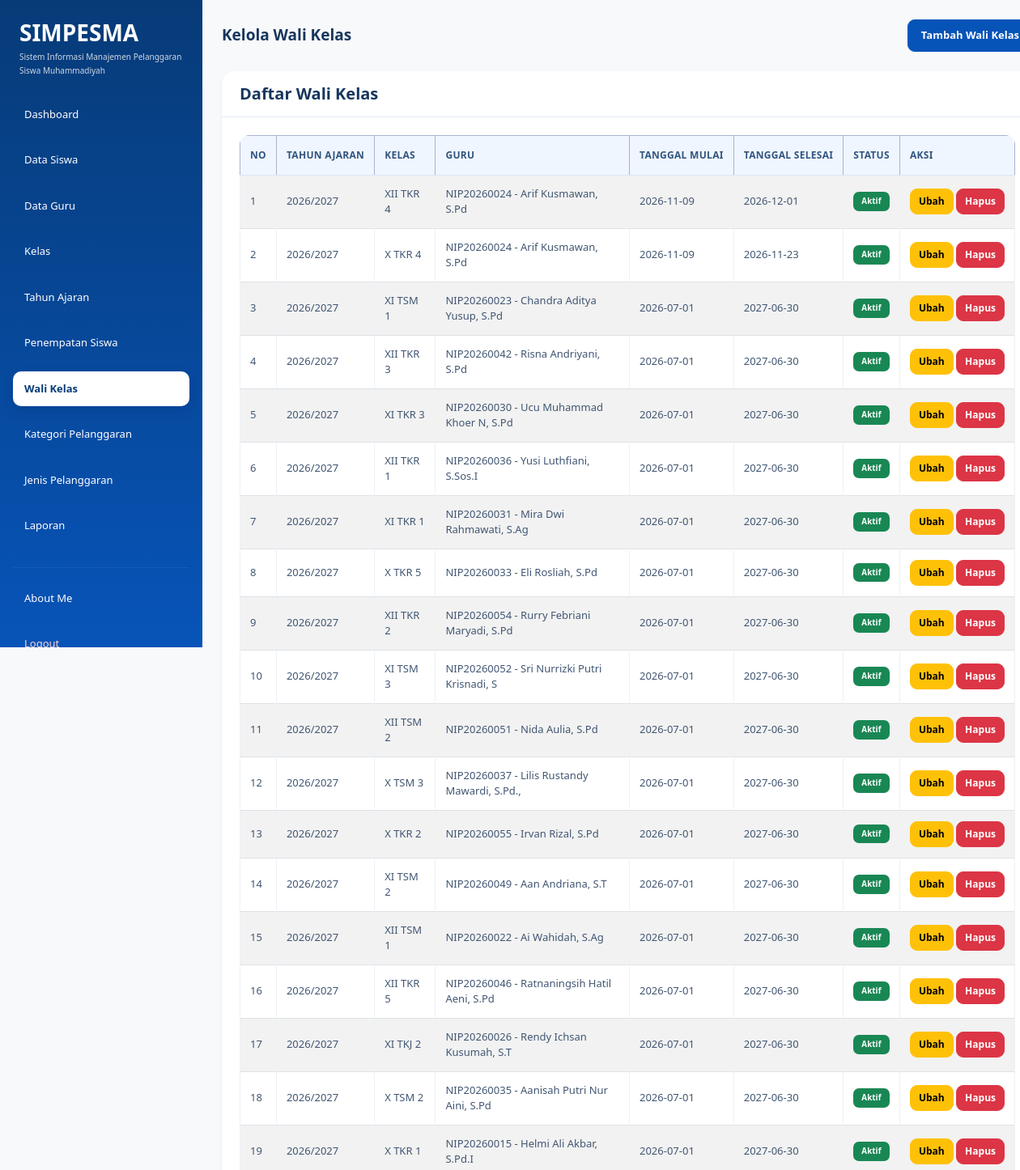
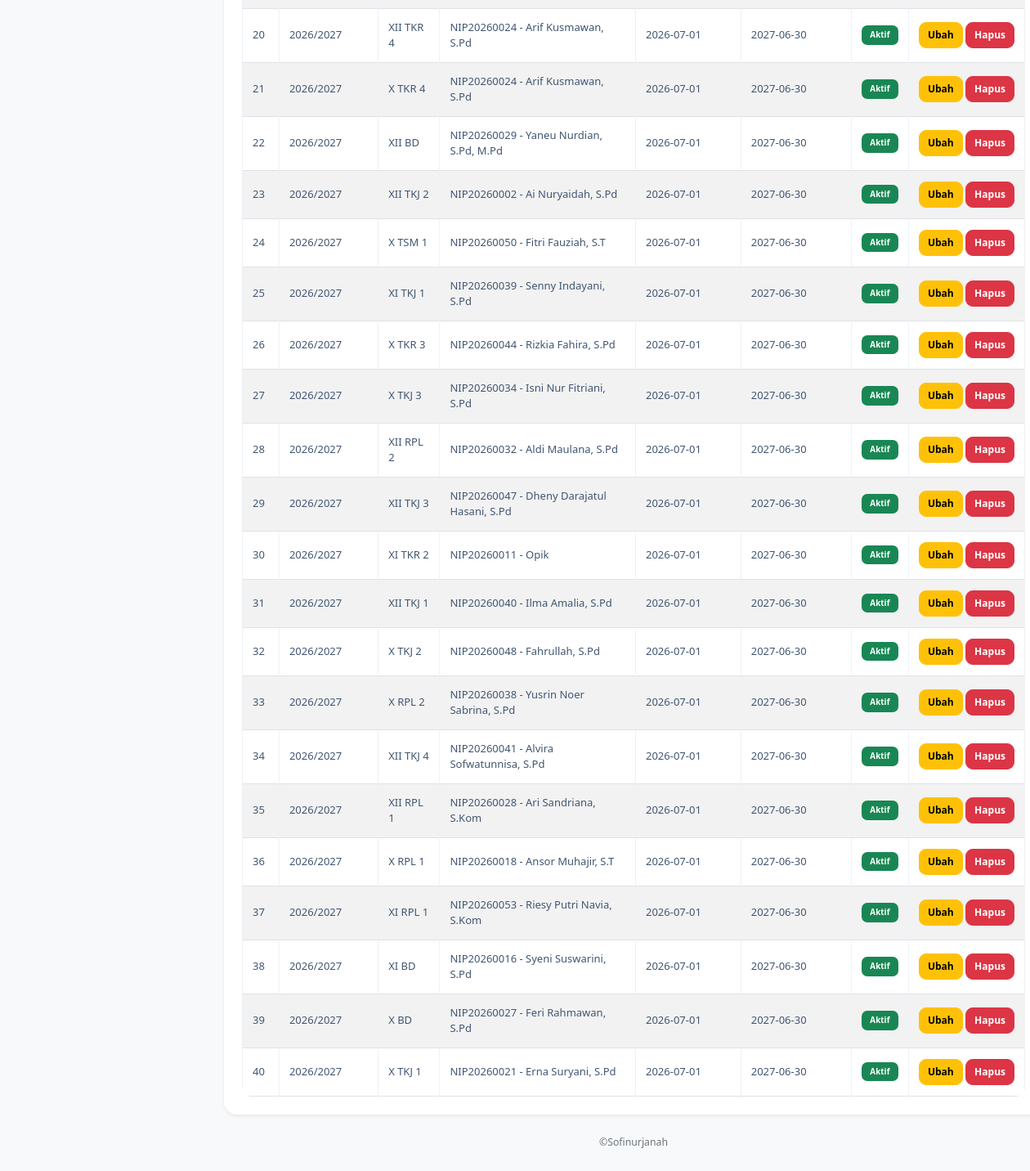
/wali_kelas.php (signed in), run on an earlier commit of the app's database (2 pictures, top to bottom).
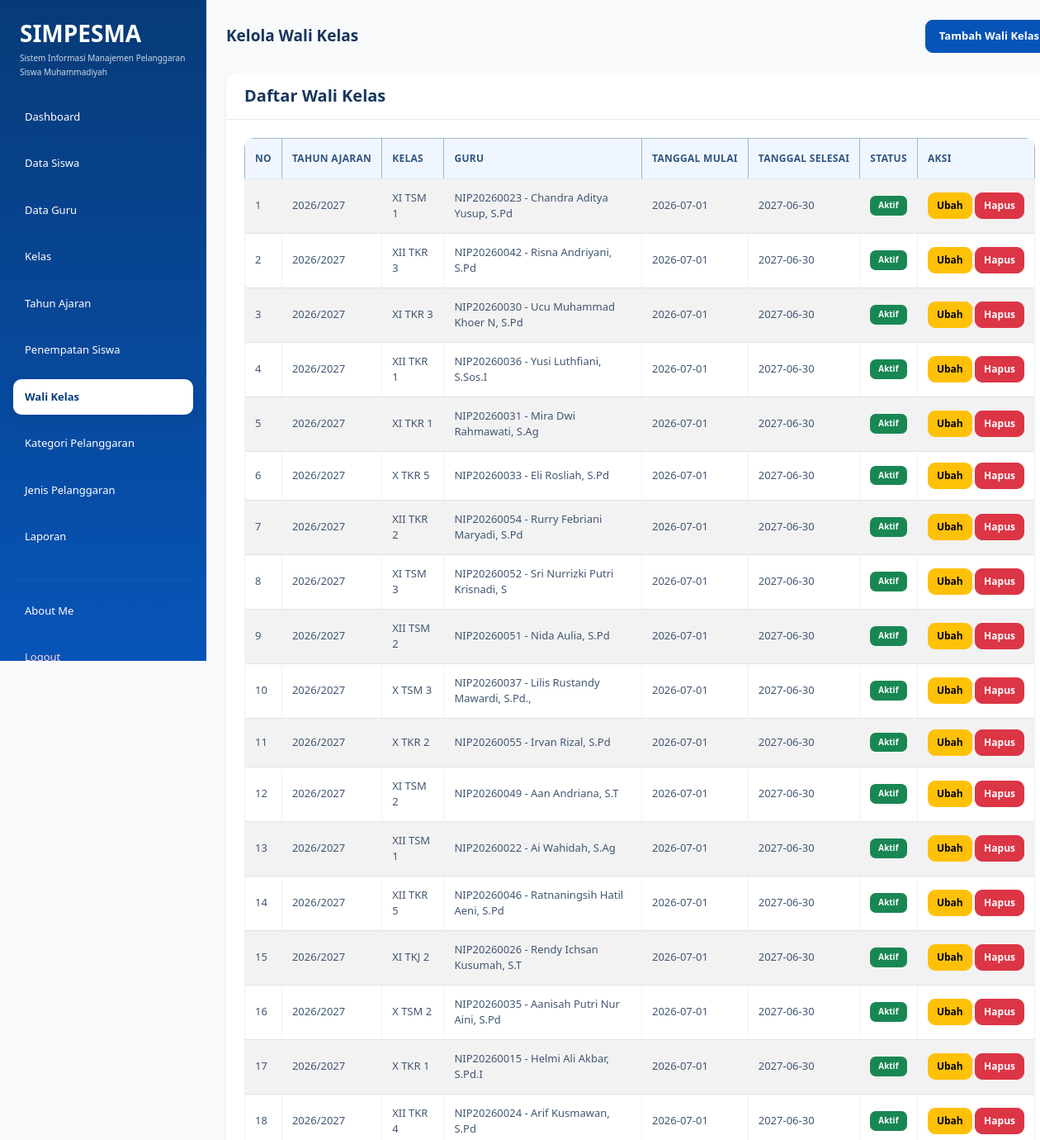
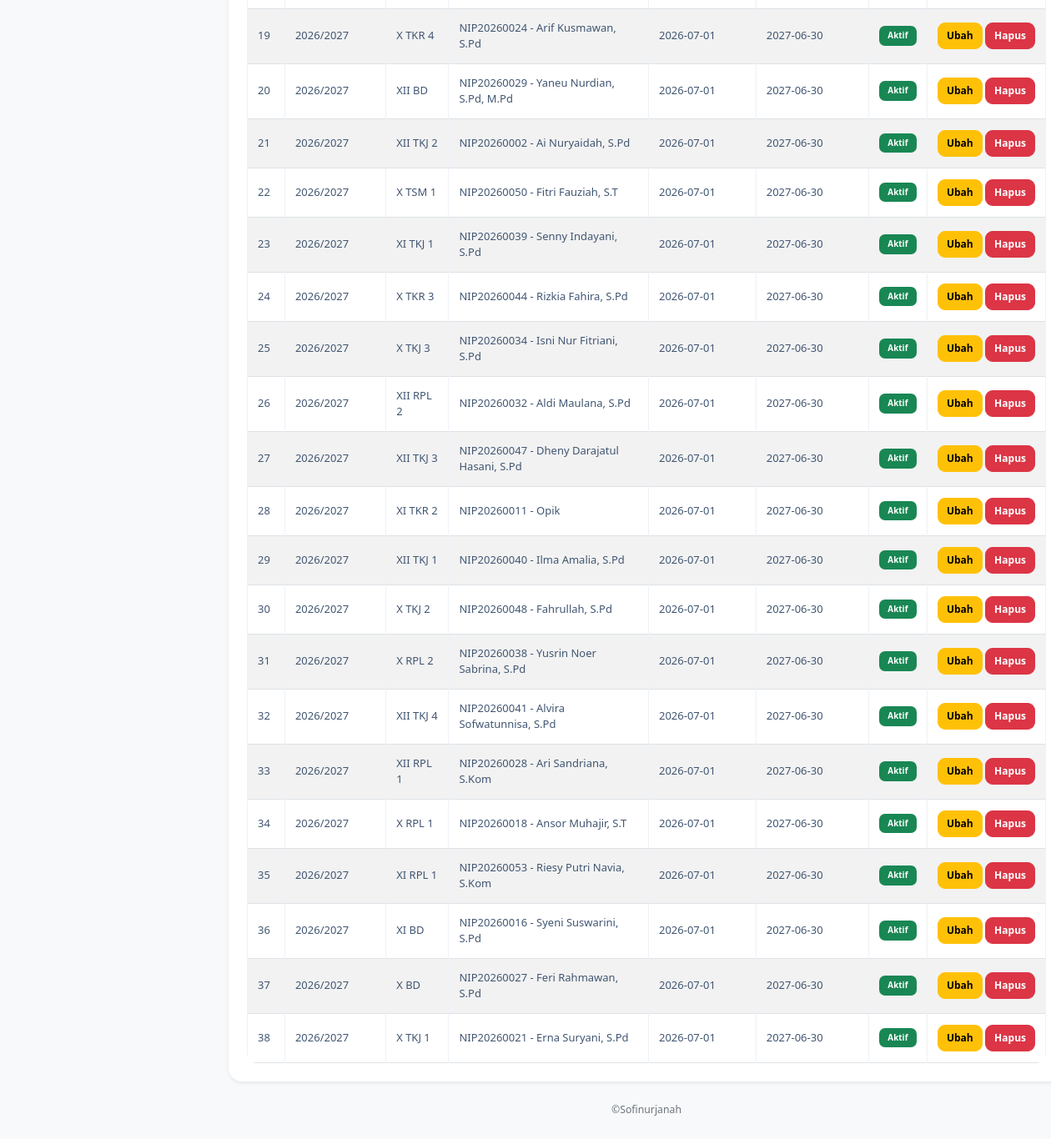
And on a later commit of the database (2 pictures, top to bottom).
### tables this page shows
CREATE TABLE `t_wali_kelas` (
  `id` int(11) NOT NULL,
  `tahun_ajaran_id` int(11) NOT NULL,
  `kelas_id` int(11) NOT NULL,
  `guru_id` int(11) NOT NULL,
  `tanggal_mulai` date NOT NULL,
  `tanggal_selesai` date NOT NULL,
  `status_aktif` tinyint(1) NOT NULL,
  `created_at` timestamp NOT NULL DEFAULT current_timestamp(),
  `updated_at` timestamp NOT NULL DEFAULT current_timestamp()
);

CREATE TABLE `t_tahun_ajaran` (
  `id` int(11) NOT NULL,
  `nama` varchar(20) NOT NULL,
  `tanggal_mulai` date NOT NULL,
  `tanggal_selesai` date NOT NULL,
  `status_aktif` tinyint(1) NOT NULL,
  `created_at` timestamp NOT NULL DEFAULT current_timestamp(),
  `updated_at` timestamp NOT NULL DEFAULT current_timestamp()
);

CREATE TABLE `t_kelas` (
  `id` int(11) NOT NULL,
  `nama` varchar(100) NOT NULL,
  `tingkat` varchar(20) NOT NULL,
  `jurusan` varchar(100) NOT NULL,
  `status_aktif` tinyint(1) NOT NULL,
  `created_at` timestamp NOT NULL DEFAULT current_timestamp(),
  `updated_at` timestamp NOT NULL DEFAULT current_timestamp()
);

CREATE TABLE `t_guru` (
  `id` int(11) NOT NULL,
  `nip` varchar(30) NOT NULL,
  `nama` varchar(30) NOT NULL,
  `email` varchar(150) NOT NULL,
  `status_aktif` tinyint(1) NOT NULL,
  `user_id` int(11) NOT NULL,
  `created_at` timestamp NOT NULL DEFAULT current_timestamp(),
  `updated_at` timestamp NOT NULL DEFAULT current_timestamp()
);

### wali_kelas.php (the view, shortened to what the changed rows need)
<?php
include "config/koneksi.php";
$role = $_SESSION['role'] ?? '';
?>
<!DOCTYPE html>
<html lang="id">
<head>
    <link
        href="https://cdn.jsdelivr.net/npm/bootstrap@5.3.8/dist/css/bootstrap.min.css"
        rel="stylesheet"
    >
    <link
        href="https://cdn.datatables.net/3.1.4/css/dataTables.dataTables.min.css"
        rel="stylesheet"
    >
    <link rel="stylesheet" href="style.css">
</head>
<body class="bg-light">
<div class="container-fluid">
    <div class="row min-vh-100">
        <main class="col-md-9 col-lg-10 p-4" style="min-width: 0;">
            <div class="card border-0 shadow-sm">
                <div class="card-body">
                    <div class="table-responsive">
                        <table id="example"
                               class="table table-bordered table-striped table-hover align-middle mb-0">
                            <thead class="table-primary">
                                <tr>
                                    <th>No</th>
                                    <th>Tahun Ajaran</th>
                                    <th>Kelas</th>
                                    <th>Guru</th>
                                    <th>Tanggal Mulai</th>
                                    <th>Tanggal Selesai</th>
                                    <th>Status</th>
                                    <?php if ($role == 'admin') { ?>
                                        <th>Aksi</th>
                                    <?php } ?>
                                </tr>
                            </thead>
                            <tbody>
                                <?php
                                $query_daftar = mysqli_query(
                                    $koneksi,
                                    "SELECT
                                        t_wali_kelas.*,
                                        t_tahun_ajaran.nama AS nama_tahun,
                                        t_kelas.nama AS nama_kelas,
                                        t_guru.nip,
                                        t_guru.nama AS nama_guru
                                    FROM t_wali_kelas
                                    INNER JOIN t_tahun_ajaran
                                        ON t_wali_kelas.tahun_ajaran_id =
                                           t_tahun_ajaran.id
                                    INNER JOIN t_kelas
                                        ON t_wali_kelas.kelas_id = t_kelas.id
                                    INNER JOIN t_guru
                                        ON t_wali_kelas.guru_id = t_guru.id
                                    ORDER BY t_wali_kelas.id DESC"
                                );
                                $no = 1;
                                if ($query_daftar) {
                                    while ($row = mysqli_fetch_assoc($query_daftar)) {
                                ?>
                                <tr>
                                    <td><?php echo $no++; ?></td>
                                    <td>
                                        <?php echo htmlspecialchars($row['nama_tahun']); ?>
                                    </td>
                                    <td>
                                        <?php echo htmlspecialchars($row['nama_kelas']); ?>
                                    </td>
                                    <td>
                                        <?php echo htmlspecialchars(
                                            $row['nip'] . ' - ' . $row['nama_guru']
                                        ); ?>
                                    </td>
                                    <td>
                                        <?php echo htmlspecialchars($row['tanggal_mulai']); ?>
                                    </td>
                                    <td>
                                        <?php echo htmlspecialchars($row['tanggal_selesai']); ?>
                                    </td>
                                    <td>
                                        <?php if ($row['status_aktif'] == 1) { ?>
                                            <span class="badge text-bg-success">
                                                Aktif
                                            </span>
                                        <?php } else { ?>
                                            <span class="badge text-bg-secondary">
                                                Tidak Aktif
                                            </span>
                                        <?php } ?>
                                    </td>
                                    <?php if ($role == 'admin') { ?>
                                        <td class="text-nowrap">
                                            <a href="wali_kelas.php?edit=<?php
                                                echo (int)$row['id'];
                                            ?>"
                                               class="btn btn-warning btn-sm">
                                                Ubah
                                            </a>
                                            <a href="wali_kelas.php?hapus=<?php
                                                echo (int)$row['id'];
                                            ?>"
                                               class="btn btn-danger btn-sm"
                                               onclick="return confirm('Yakin ingin menghapus data wali kelas ini?')">
                                                Hapus
                                            </a>
                                        </td>
                                    <?php } ?>
                                </tr>
                                <?php
                                    }
                                } else {
                                    echo '<tr><td colspan="' .
                                        ($role == 'admin' ? '8' : '7') .
                                        '" class="text-center text-danger">
                                        Data gagal dimuat. Periksa struktur tabel database.
                                        </td></tr>';
                                }
                                ?>
                            </tbody>
                        </table>
                    </div>
                </div>
            </div>
        </main>
    </div>
</div>
</body>
</html>

What changed in the data, as far as the page shows it:
removed t_wali_kelas: tahun_ajaran.nama "2026/2027", kelas.nama "XII TKR 4", guru.nama "NIP20260024 - Arif Kusmawan, S.Pd", tanggal_mulai "2026-11-09", tanggal_selesai "2026-12-01", status_aktif "Aktif"
removed t_wali_kelas: tahun_ajaran.nama "2026/2027", kelas.nama "X TKR 4", guru.nama "NIP20260024 - Arif Kusmawan, S.Pd", tanggal_mulai "2026-11-09", tanggal_selesai "2026-11-23", status_aktif "Aktif"
